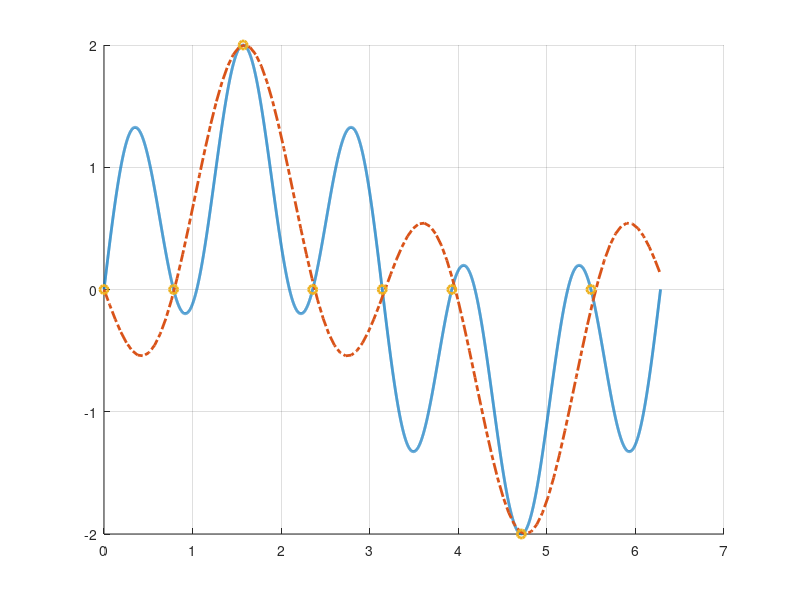
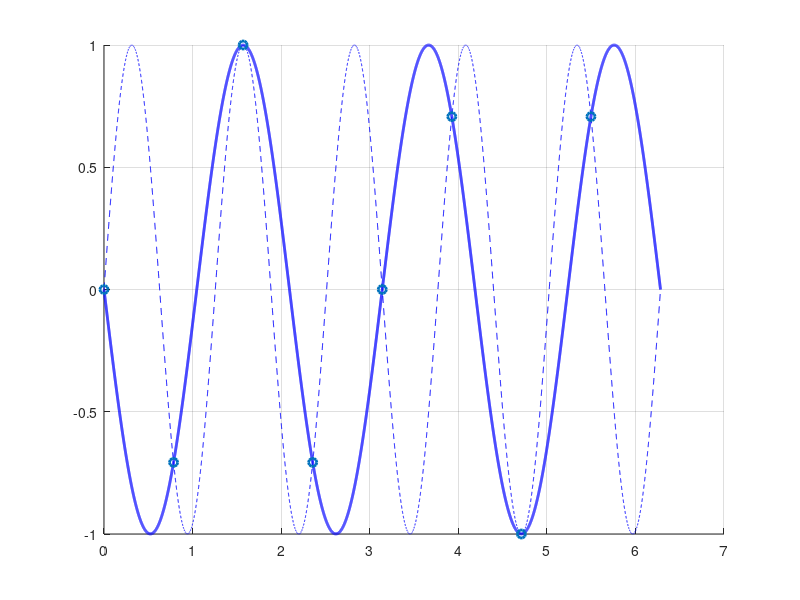

Reproduce these figures in MATLAB, in order.
function ex3_8()
	%{ 

		Implements example 3.8 on page 96 of our book. This example 
		demonstrates the phenomenon known as aliasing. 
	
	%}

	close all;

	f1 = @(x) sin(x); f2 = @(x) sin(5*x); f3 = @(x) sin(3*x);
	f = @(x) f1(x) + f2(x);
	ff = @(x) f2(x) - f3(x);
	
	a = 0; b=2*pi; n = 7; h = (b-a)/(n+1);
	nodes = h*[0:n]; y = f(nodes); yy = ff(nodes);
	c = fftshift(fft(y)/(n+1));
	tt = linspace(a,b,100);
	z = interpft(y,100); zz = interpft(yy,100);

	figure(1) 
	hold on; grid on; 
	t = linspace(a,b,1e4);
	plot(t,f(t),'linewidth',2.0);
	%plot(t,trig_interp(t,c,n),'k--','linewidth',2.0)
	plot(tt,z,'-.','linewidth',2.0);
	plot(nodes,y,'o','linewidth',2.0)

	figure(2) 
	hold on; grid on; 
	t = linspace(a,b,1e4);
	plot(t,f2(t),'b--',t,-f3(t),'b','linewidth',2.0);
	plot(nodes,f2(nodes),'o','linewidth',2.0)
	
		
